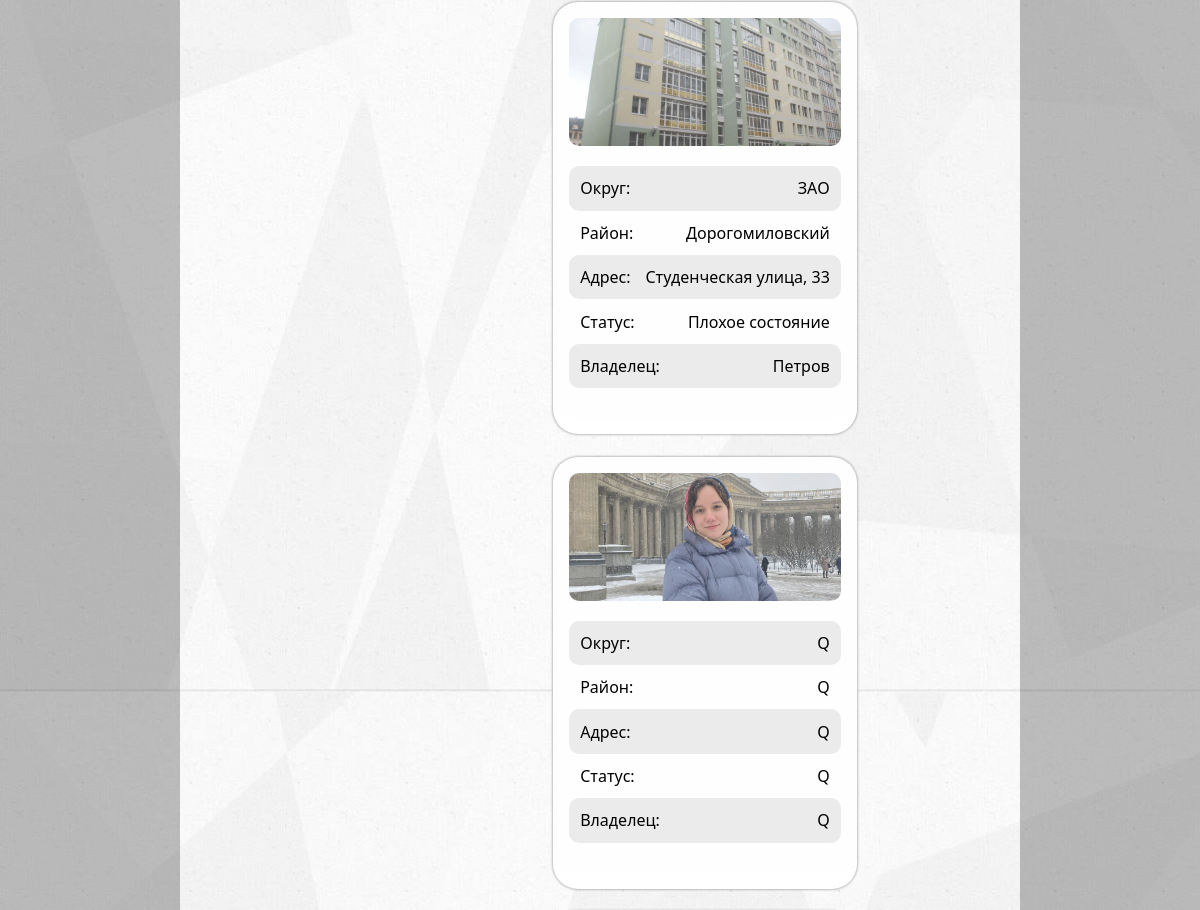
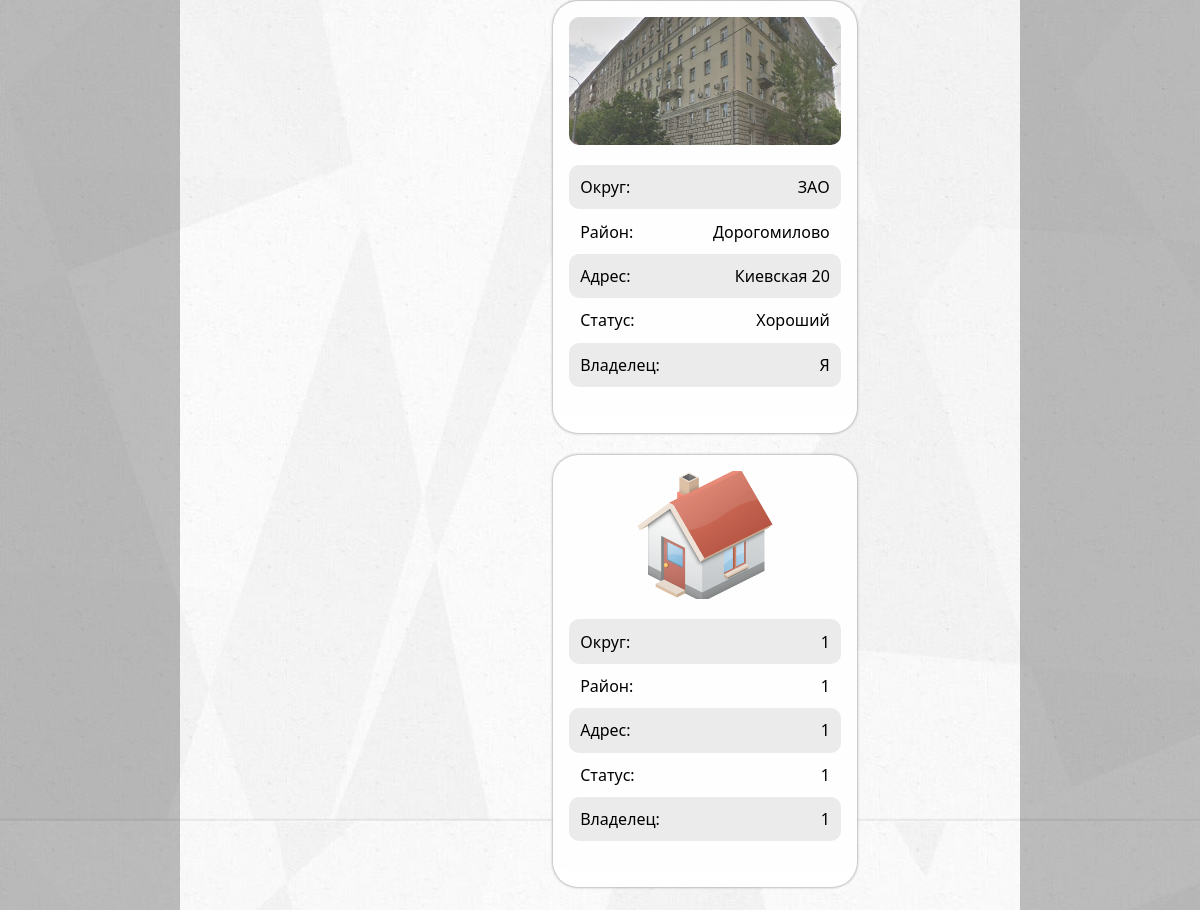
Before: / (lower part) with the older database file (2 pictures, top to bottom).
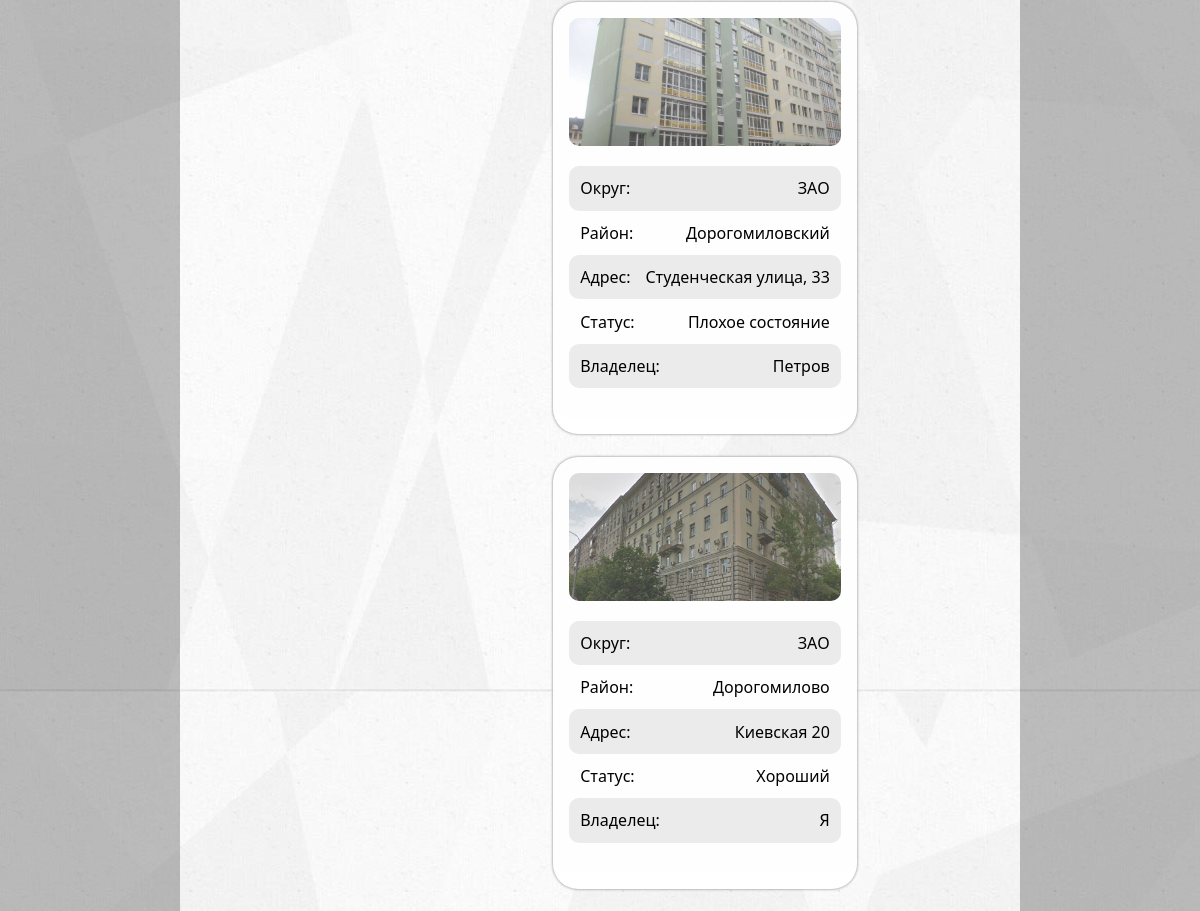
After: the same page with the newer database file.
### main/models.py (models this page shows)
class Building(models.Model):
    objId = models.BigAutoField(auto_created=True, primary_key=True, serialize=False)
    objState = models.CharField(max_length=6)
    objDistrict = models.CharField(max_length=30)
    objAddress = models.CharField(max_length=120)
    objType = models.CharField(max_length=20)
    objStatus = models.CharField(max_length=20)
    objArea = models.IntegerField()
    objOwner = models.CharField(max_length=50)
    objUser = models.CharField(max_length=50)
    objImage = models.ImageField(default='default/default.png', upload_to='images/')

### main/views.py (the view, shortened to what this page needs)
# urls.py: path('', views.filterBuilding, name='home'),
def filterBuilding(request):
    queryset = Building.objects.all()
    context = {
        'buildings': queryset,
    }
    return render(request, 'main/index.html', context)

### main/templates/main/index.html (shortened to what this page needs)
{% extends 'main/layers/nav_panel.html' %}
{% load static %}
{% block content %}
<div class="option-menu-container">
</div>
<div class="content">
	{% for el in buildings %}
	<a href="/building/{{el.objId}}" class="card">
		<img class="mb-15" src="{{ el.objImage.url }}"/>
		<div class="card-row gray">
			<div>
				Округ:
			</div>
			<div class="content-end">
				{{ el.objState }}
			</div>
		</div>
		<div class="card-row">
			<div>
				Район:
			</div>
			<div class="content-end">
				{{ el.objDistrict }}
			</div>
		</div>
		<div class="card-row gray">
			<div>
				Адрес:
			</div>
			<div class="content-end">
				{{ el.objAddress }}
			</div>
		</div>
		<div class="card-row">
			<div>
				Статус:
			</div>
			<div class="content-end">
				{{ el.objStatus }}
			</div>
		</div>
		<div class="card-row gray">
			<div>
				Владелец:
			</div>
			<div class="content-end">
				{{ el.objOwner }}
			</div>
		</div>
	</a>
	{% endfor %}
</div>
{% endblock %}

### main/templates/main/layers/nav_panel.html (shortened to what this page needs)
{% load static %}
<!DOCTYPE html>
<html lang="en">
<head>
    <link href="{% static 'main/css/style.css' %}" rel="stylesheet">
</head>
<body>
    <div class="flex-container-top">
        <div class="side"></div>
        <div class="main">
            <nav>
                <div class="container">
                    {% block content %}{% endblock %}
                </div>
            </nav>
        </div>
        <div class="side"></div>
    </div>
</body>
</html>

### main/static/main/css/style.css (style rules this page uses)
* { margin: 0; padding: 0; }
body { width: 100%; height: 100%; background-image: url(../img/background.jpg); background-size: 100%; font-family: system-ui; }
a { color: black; text-decoration: none; transition: all.6s ease; -ms-transition: all.6s ease; -o-transition: all.6s ease; -moz-transition: all.6s ease; -webkit-transition: all.6s ease; }
.side { width: 15%; background-color: rgba(0, 0, 0, .25); min-height: 100vh; }
.main { width: 70%; min-height: 100vh; }
nav { width: 100%; height: auto; }
nav img { width: auto; height: 3em; object-fit: cover; }
.container { width: 100%; height: 100%; display: flex; }
.option-menu-container { width: 25%; height: auto; }
.content { width: 75%; height: 100%; display: flex; justify-content: space-around; flex-wrap: wrap; padding: 0.7em; }
.card { width: 17em; height: 24em; margin: 0.7em; padding: 1em; border-radius: 25px; box-shadow: 0 0 3px gray; border-bottom: 1em solid white;; background-color: #fefefe; }
.card img { width: 100%; height: 8em; border-radius: 10px; opacity: 0.8; object-fit: cover; }
.card-row { display: flex; align-items: center; padding: 0.7em; border-radius: 10px; }
.content-end { flex: auto; display: flex; justify-content: end; align-items: center; }
.gray { background-color: #ebebeb; }
.flex-container-top { display: flex; justify-content: center; align-items: top; }
.mb-15 { margin-bottom: 15px; }

Changed rows visible on the page:
removed Building: objImage (picture), objState "Q", objDistrict "Q", objAddress "Q", objStatus "Q", objOwner "Q"
removed Building: objImage (placeholder picture), objState "1", objDistrict "1", objAddress "1", objStatus "1", objOwner "1"
